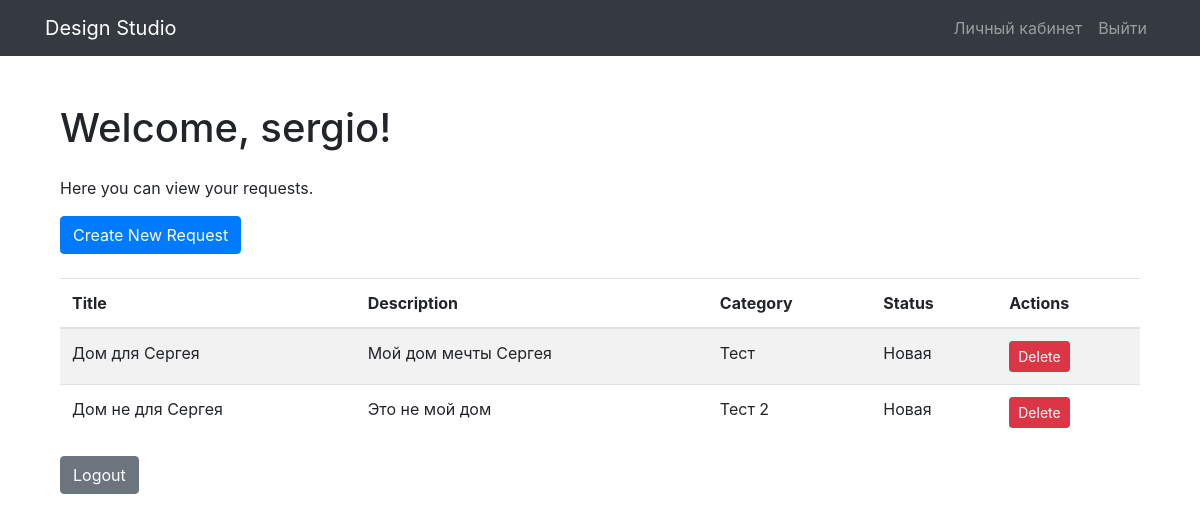
Page /dashboard/ (signed in) on the committed database.
### apps/design/models.py (models this page shows)
class Request(models.Model):
    title = models.CharField(max_length=200)
    description = models.TextField()
    category = models.ForeignKey(Category, on_delete=models.CASCADE)
    photo = models.ImageField(upload_to='request_photos', null=True, blank=True)
    created_at = models.DateTimeField(auto_now_add=True)
    status = models.CharField(max_length=50, default='Новая')
    user = models.ForeignKey(User, on_delete=models.CASCADE)

class Category(models.Model):
    name = models.CharField(max_length=100)

### apps/index/views.py (the view)
# urls.py: path('dashboard/', dashboard, name='dashboard'),
@login_required
def dashboard(request):
    user_requests = Request.objects.filter(user=request.user)
    return render(request, 'dashboard.html', {'user_requests': user_requests})

### apps/index/templates/dashboard.html
{% extends 'base.html' %}
{% block content %}
<div class="container my-5">
    <h1 class="mb-4">Welcome, {{ user.username }}!</h1>
    <p>Here you can view your requests.</p>
    <a href="{% url 'create_request' %}" class="btn btn-primary mb-4">Create New Request</a>
    <table class="table table-striped">
        <thead>
            <tr>
                <th>Title</th>
                <th>Description</th>
                <th>Category</th>
                <th>Status</th>
                <th>Actions</th>
            </tr>
        </thead>
        <tbody>
            {% for request in user_requests %}
            <tr>
                <td>{{ request.title }}</td>
                <td>{{ request.description }}</td>
                <td>{{ request.category.name }}</td>
                <td>{{ request.status }}</td>
                <td>
                    {% if request.status != 'Принято в работу' and request.status != 'Выполнено' %}
                    <a href="{% url 'delete_request' request.id %}" class="btn btn-danger btn-sm">Delete</a>
                    {% endif %}
                </td>
            </tr>
            {% empty %}
            <tr>
                <td colspan="5">You don't have any requests yet.</td>
            </tr>
            {% endfor %}
        </tbody>
    </table>
    <a href="{% url 'logout' %}" class="btn btn-secondary">Logout</a>
</div>
{% endblock %}

### rows in the picture
Request: title "Дом для Сергея", description "Мой дом мечты Сергея", category.name "Тест", status "Новая", shows "Delete"
Request: title "Дом не для Сергея", description "Это не мой дом", category.name "Тест 2", status "Новая", shows "Delete"

### other values in the picture
{{ user.username }} "sergio"
